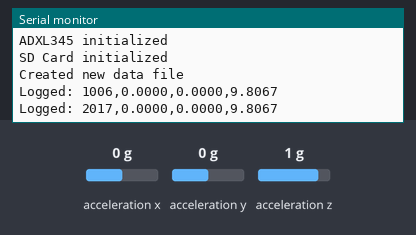
This program was run on a simulated ESP32-C3. Parts: the last lines printed to the serial monitor. The inputs (shaded band) are chosen by the test bench; at power-on: acceleration x 0 g, acceleration y 0 g, acceleration z 1 g. Storage starts empty.

Above: at 2.8 s.
2.9 s: acceleration x set to -1.4 g
At 3.4 s:
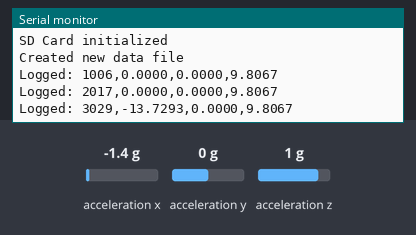
4.4 s: acceleration y set to -1.4 g
At 5.7 s:
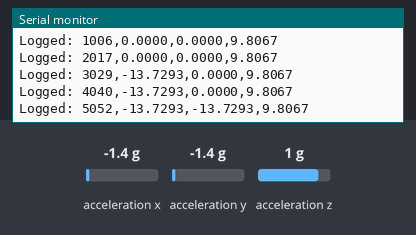
5.9 s: acceleration z set to -1.4 g
At 6.9 s:
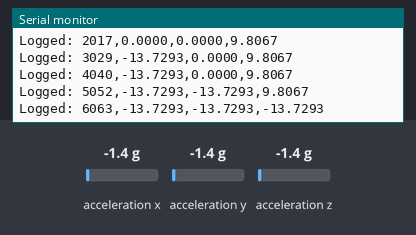
Timing chart, 0 to 8.9 s (numbered marks = the images above; inputs shaded):
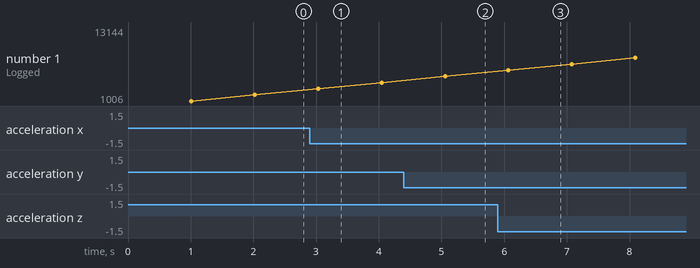

Measured:
- after the input at 2.9 s, the serial monitor: prints a new line after 0.13 s (image 1)
- after the input at 4.4 s, the serial monitor: prints a new line after 0.66 s (image 2)
- after the input at 5.9 s, the serial monitor: prints a new line after 0.17 s (image 3)
- plotted number 1: 5052 → 13144 after the input at 5.9 s

The program:

main.cpp
```cpp
#include <Arduino.h>
#include <Wire.h>
#include <Adafruit_ADXL345_U.h>
#include <SPI.h>
#include <SD.h>

// ========== HARDWARE CONFIGURATION ==========
// ADXL345 I2C Configuration
#define I2C_SDA 21  // Default ESP32 I2C SDA
#define I2C_SCL 22  // Default ESP32 I2C SCL

// SD Card SPI Configuration (ESP32 VSPI default)
#define SD_MISO 19
#define SD_MOSI 23
#define SD_SCK  18
#define SD_CS   5

// ========== SENSOR & SD CARD OBJECTS ==========
Adafruit_ADXL345_Unified accel = Adafruit_ADXL345_Unified(12345);
File dataFile;

// ========== DATA LOGGING SETTINGS ==========
const unsigned long logInterval = 1000; // Log every 1 second
unsigned long lastLogTime = 0;
const char* filename = "/sensor_data.csv";

void initializeAccelerometer() {
  if(!accel.begin()) {
    Serial.println("Could not find ADXL345! Check:");
    Serial.println("- I2C connections (SDA/SCL)");
    Serial.println("- I2C address (try wire.begin(0x53))");
    Serial.println("- 3.3V power connection");
    while(1); // Halt on failure
  }
  accel.setRange(ADXL345_RANGE_16_G);
  Serial.println("ADXL345 initialized");
}

void initializeSDCard() {
  SPI.begin(SD_SCK, SD_MISO, SD_MOSI, SD_CS);

  if (!SD.begin(SD_CS)) {
    Serial.println("SD Card initialization failed!");
    Serial.println("Check:");
    Serial.println("- SPI pin connections");
    Serial.println("- SD card format (must be FAT32)");
    Serial.println("- CS pin configuration");
    while(1); // Halt on failure
  }
  Serial.println("SD Card initialized");

  // Create header if file doesn't exist
  if(!SD.exists(filename)) {
    dataFile = SD.open(filename, FILE_WRITE);
    if(dataFile) {
      dataFile.println("Timestamp (ms),X (m/s²),Y (m/s²),Z (m/s²)");
      dataFile.close();
      Serial.println("Created new data file");
    }
  }
}

void logData() {
  sensors_event_t event;
  accel.getEvent(&event);

  dataFile = SD.open(filename, FILE_APPEND);
  if(dataFile) {
    String dataString = String(millis()) + "," +
                       String(event.acceleration.x, 4) + "," +
                       String(event.acceleration.y, 4) + "," +
                       String(event.acceleration.z, 4);

    dataFile.println(dataString);
    dataFile.close();
    Serial.println("Logged: " + dataString);
  } else {
    Serial.println("Error opening data file!");
  }
}

void setup() {
  Serial.begin(115200);
  while(!Serial); // Wait for serial port

  Wire.begin(I2C_SDA, I2C_SCL);
  initializeAccelerometer();
  initializeSDCard();
}

void loop() {
  if(millis() - lastLogTime >= logInterval) {
    logData();
    lastLogTime = millis();
  }
}
```
